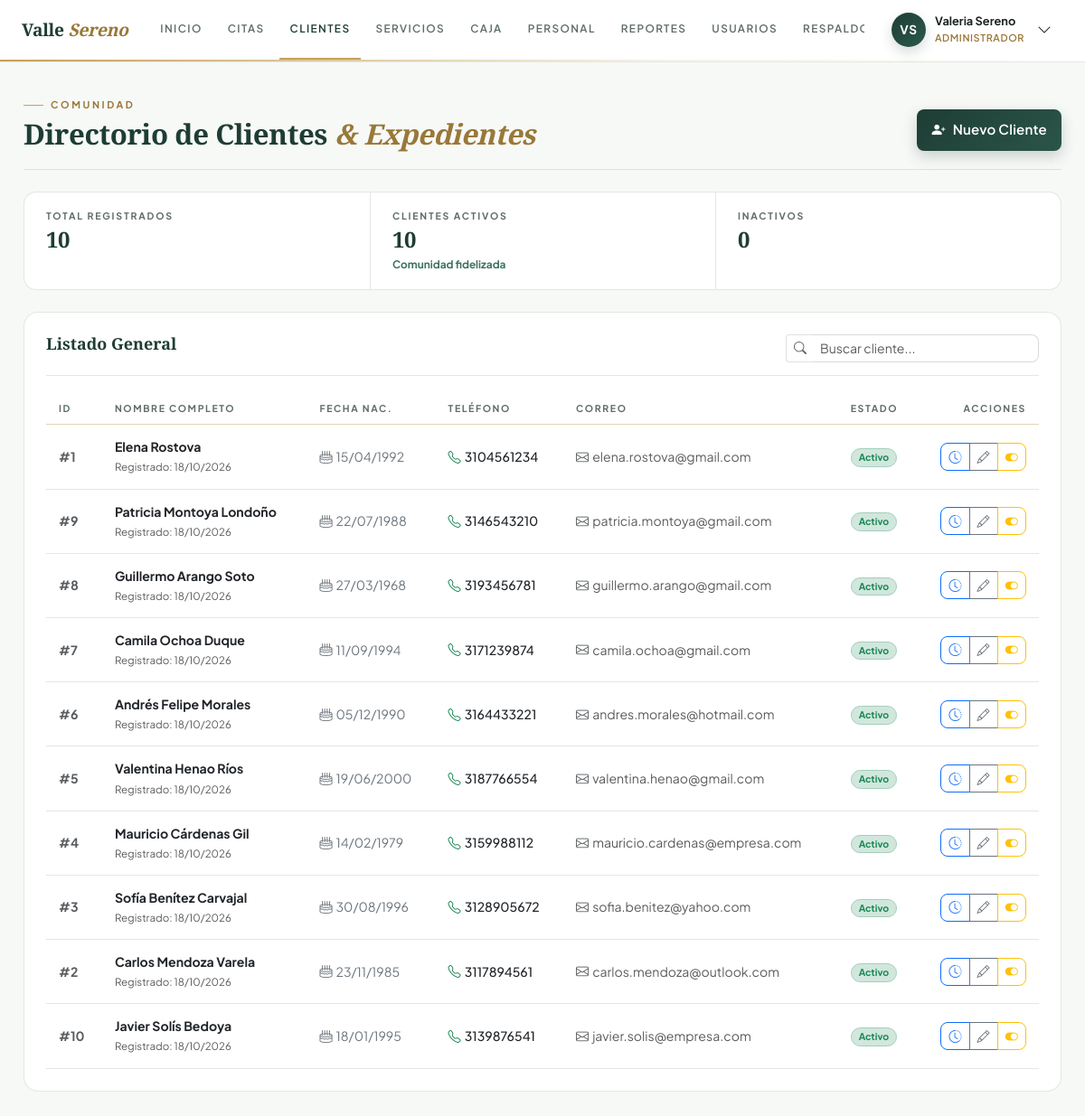
/index.php?c=clientes&a=index (signed in), run on the app's committed database.
### tables this page shows
CREATE TABLE IF NOT EXISTS clientes (
    id INT AUTO_INCREMENT PRIMARY KEY,
    nombre_completo VARCHAR(120) NOT NULL,
    fecha_nacimiento DATE NOT NULL,
    telefono VARCHAR(20) NOT NULL,
    correo VARCHAR(100) NOT NULL,
    estado ENUM('activo', 'inactivo') NOT NULL DEFAULT 'activo',
    creado_en TIMESTAMP DEFAULT CURRENT_TIMESTAMP,
    INDEX idx_clientes_telefono (telefono),
    INDEX idx_clientes_correo (correo)
);

### app/controllers/ClientesController.php (called while the page is built, shortened)
<?php
require_once __DIR__ . '/../services/ClienteService.php';
class ClientesController {
    private ClienteService $service;
    public function __construct() {
        $this->service = new ClienteService();
    }
    public function index(): void {
        $clientes = $this->service->listarClientes();
        require_once __DIR__ . '/../views/layouts/main.php';
    }
}

### app/models/Cliente.php (called while the page is built, shortened)
<?php
class Cliente {
    private PDO $db;
    public function __construct(?PDO $pdo = null) {
        if ($pdo !== null) {
            $this->db = $pdo;
        } else {
            try {
                $dsn = "mysql:host=" . DB_HOST . ";port=" . DB_PORT . ";dbname=" . DB_NAME . ";charset=" . DB_CHARSET;
                $this->db = new PDO($dsn, DB_USER, DB_PASS, [
                    PDO::ATTR_ERRMODE => PDO::ERRMODE_EXCEPTION,
                    PDO::ATTR_DEFAULT_FETCH_MODE => PDO::FETCH_ASSOC
                ]);
            } catch (PDOException $e) {
                die("Error de conexión a la base de datos: " . $e->getMessage());
            }
        }
    }
    public function obtenerTodos(): array {
        $stmt = $this->db->query("SELECT * FROM clientes ORDER BY creado_en DESC");
        return $stmt->fetchAll();
    }
}

### app/services/ClienteService.php (called while the page is built, shortened)
<?php
require_once __DIR__ . '/../models/Cliente.php';
class ClienteService {
    private Cliente $model;
    public function __construct(?Cliente $model = null) {
        $this->model = $model ?? new Cliente();
    }
    public function listarClientes(): array {
        return $this->model->obtenerTodos();
    }
}

### app/views/clientes/index.php (the view, shortened to what this page needs)
<div class="page-head">
    <div>
        <span class="kicker">Comunidad</span>
        <h1 class="display-title">Directorio de Clientes <em>& Expedientes</em></h1>
    </div>
    <div class="page-head-actions">
        <button class="btn btn-spa-primary btn-sm px-3 d-inline-flex align-items-center gap-2" data-bs-toggle="modal" data-bs-target="#modalCliente" onclick="prepararNuevoCliente()">
            <i class="bi bi-person-plus-fill"></i>
            <span>Nuevo Cliente</span>
        </button>
    </div>
</div>
<div class="metrics">
    <div class="metric">
        <span class="metric-label">Total Registrados</span>
        <span class="metric-value"><?= count($clientes ?? []) ?></span>
    </div>
    <div class="metric">
        <span class="metric-label">Clientes Activos</span>
        <span class="metric-value"><?= count(array_filter($clientes ?? [], fn($c) => $c['estado'] === 'activo')) ?></span>
        <span class="metric-note"><strong>Comunidad fidelizada</strong></span>
    </div>
    <div class="metric">
        <span class="metric-label">Inactivos</span>
        <span class="metric-value"><?= count(array_filter($clientes ?? [], fn($c) => $c['estado'] === 'inactivo')) ?></span>
    </div>
</div>
<div class="spa-card p-4">
    <div class="panel-head">
        <h2 class="panel-title">Listado General</h2>
        <div class="input-group input-group-sm" style="max-width: 280px;">
            <span class="input-group-text bg-white border-end-0"><i class="bi bi-search text-muted"></i></span>
            <input type="text" id="busquedaCliente" class="form-control border-start-0" placeholder="Buscar cliente..." onkeyup="filtrarTablaClientes()">
        </div>
    </div>
    <div class="table-responsive">
        <table class="table table-hover align-middle mb-0" id="tablaClientes">
            <thead class="table-light">
                <tr style="font-size: 0.78rem; text-transform: uppercase; letter-spacing: 0.5px; color: #556b61;">
                    <th>ID</th>
                    <th>NOMBRE COMPLETO</th>
                    <th>FECHA NAC.</th>
                    <th>TELÉFONO</th>
                    <th>CORREO</th>
                    <th>ESTADO</th>
                    <th class="text-end">ACCIONES</th>
                </tr>
            </thead>
            <tbody style="font-size: 0.88rem;">
                <?php if (empty($clientes)): ?>
                    <tr>
                        <td colspan="7" class="text-center py-4 text-muted">
                            <i class="bi bi-person-exclamation fs-3 d-block mb-1 text-muted"></i>
                            No hay clientes registrados en el sistema.
                        </td>
                    </tr>
                <?php else: ?>
                    <?php foreach ($clientes as $c): ?>
                        <tr>
                            <td class="fw-bold text-muted">#<?= $c['id'] ?></td>
                            <td>
                                <div class="fw-bold text-dark"><?= htmlspecialchars($c['nombre_completo']) ?></div>
                                <small class="text-muted" style="font-size: 0.72rem;">Registrado: <?= date('d/m/Y', strtotime($c['creado_en'])) ?></small>
                            </td>
                            <td>
                                <span class="text-secondary">
                                    <i class="bi bi-cake2 me-1"></i><?= date('d/m/Y', strtotime($c['fecha_nacimiento'])) ?>
                                </span>
                            </td>
                            <td>
                                <a href="tel:<?= htmlspecialchars($c['telefono']) ?>" class="text-decoration-none text-dark fw-medium">
                                    <i class="bi bi-telephone text-success me-1"></i><?= htmlspecialchars($c['telefono']) ?>
                                </a>
                            </td>
                            <td>
                                <?php if (!empty($c['correo'])): ?>
                                    <a href="mailto:<?= htmlspecialchars($c['correo']) ?>" class="text-decoration-none text-muted">
                                        <i class="bi bi-envelope me-1"></i><?= htmlspecialchars($c['correo']) ?>
                                    </a>
                                <?php else: ?>
                                    <span class="text-muted italic">Sin correo</span>
                                <?php endif; ?>
                            </td>
                            <td>
                                <?php if ($c['estado'] === 'activo'): ?>
                                    <span class="badge bg-success-subtle text-success border border-success-subtle rounded-pill px-2 py-1">Activo</span>
                                <?php else: ?>
                                    <span class="badge bg-secondary-subtle text-secondary border rounded-pill px-2 py-1">Inactivo</span>
                                <?php endif; ?>
                            </td>
                            <td class="text-end">
                                <div class="btn-group btn-group-sm">
                                    <button class="btn btn-outline-primary" title="Ver Historial" onclick="verHistorialCliente(<?= $c['id'] ?>, '<?= htmlspecialchars($c['nombre_completo'], ENT_QUOTES) ?>')">
                                        <i class="bi bi-clock-history"></i>
                                    </button>
                                    <button class="btn btn-outline-secondary" title="Editar Expediente"
                                            onclick='editarCliente(<?= json_encode($c, JSON_HEX_APOS | JSON_HEX_QUOT | JSON_HEX_TAG) ?>)'>
                                        <i class="bi bi-pencil"></i>
                                    </button>
                                    <button class="btn btn-outline-<?= $c['estado'] === 'activo' ? 'warning' : 'success' ?>"
                                            title="<?= $c['estado'] === 'activo' ? 'Desactivar' : 'Activar' ?>"
                                            onclick="cambiarEstadoCliente(<?= $c['id'] ?>, '<?= $c['estado'] === 'activo' ? 'inactivo' : 'activo' ?>')">
                                        <i class="bi bi-toggle-<?= $c['estado'] === 'activo' ? 'on' : 'off' ?>"></i>
                                    </button>
                                </div>
                            </td>
                        </tr>
                    <?php endforeach; ?>
                <?php endif; ?>
            </tbody>
        </table>
    </div>
</div>

### public/css/spa-theme.css (style rules this page uses)
:root { --spa-primary: #1e3d34; --spa-primary-light: #2c594c; --spa-secondary: #c5a059; --spa-secondary-hover: #b38f4a; --spa-accent: #6b8e23; --spa-bg-soft: #f7f9f7; --spa-card-bg: rgba(255, 255, 255, 0.88); --spa-text-dark: #1b2621; --spa-text-muted: #5e6d66; --spa-border: #e2e8e4; --spa-radius: 18px; --spa-shadow: 0 20px 45px rgba(25, 45, 38, 0.12); --spa-shadow-glow: 0 0 25px rgba(197, 160, 89, 0.25); --font-serif: 'Playfair Display', Georgia, serif; --font-sans: 'Plus Jakarta Sans', system-ui, -apple-system, sans-serif; }
body { font-family: var(--font-sans); color: var(--spa-text-dark); background-color: var(--spa-bg-soft); margin: 0; padding: 0; -webkit-font-smoothing: antialiased; }
.btn-spa-primary { height: 46px; background: linear-gradient(135deg, #1e3d34 0%, #2b5549 100%); border: none; color: #ffffff; font-weight: 600; letter-spacing: 0.5px; border-radius: 10px; font-size: 0.94rem; box-shadow: 0 6px 16px rgba(30, 61, 52, 0.22); transition: all 0.3s cubic-bezier(0.165, 0.84, 0.44, 1); display: flex; align-items: center; justify-content: center; gap: 8px; }
:root { --spa-gold-ink: #997838; --spa-leaf-ink: #3b735c; --spa-deep: #112620; --spa-line: rgba(30, 61, 52, 0.12); --spa-line-strong: rgba(30, 61, 52, 0.18); --spa-gold-line: rgba(197, 160, 89, 0.45); }
.app-body { background: var(--spa-bg-soft); color: var(--spa-text-dark); }
.page-head { display: flex; flex-wrap: wrap; align-items: flex-end; justify-content: space-between; gap: clamp(14px, 2vw, 20px); margin-bottom: clamp(18px, 2vw, 26px); padding-bottom: clamp(14px, 2vw, 20px); border-bottom: 1px solid var(--spa-line); position: relative; }
.kicker { display: inline-flex; align-items: center; gap: 8px; font-size: 0.68rem; font-weight: 700; letter-spacing: 2.6px; text-transform: uppercase; color: var(--spa-gold-ink); margin-bottom: 6px; }
.kicker::before { content: ''; width: 22px; height: 1px; background: var(--spa-secondary); }
.display-title { font-family: var(--font-serif); font-size: clamp(1.5rem, 2.6vw, 2rem); font-weight: 600; color: var(--spa-primary); letter-spacing: -0.4px; line-height: 1.15; margin: 0; }
.display-title em { color: var(--spa-gold-ink); font-style: italic; }
.page-head-actions { display: flex; flex-wrap: wrap; align-items: center; justify-content: flex-end; gap: 10px; }
.metrics { display: flex; flex-wrap: wrap; background: #ffffff; border: 1px solid var(--spa-line); border-radius: 14px; overflow: hidden; margin-bottom: clamp(18px, 2vw, 28px); }
.metric { flex: 1 1 190px; min-width: 0; padding: clamp(14px, 2vw, 18px) clamp(16px, 2vw, 24px); border-left: 1px solid var(--spa-line); }
.metric:first-child { border-left: 0; }
.metric-label { display: block; font-size: 0.66rem; font-weight: 700; letter-spacing: 1.8px; text-transform: uppercase; color: var(--spa-text-muted); margin-bottom: 6px; }
.metric-value { font-family: var(--font-serif); font-size: clamp(1.25rem, 2vw, 1.7rem); font-weight: 600; color: var(--spa-primary); line-height: 1.1; display: block; letter-spacing: -0.5px; }
.metric-note { display: block; font-size: 0.74rem; color: var(--spa-text-muted); margin-top: 5px; }
.metric-note strong { color: var(--spa-leaf-ink); font-weight: 700; }
.panel-head { display: flex; flex-wrap: wrap; justify-content: space-between; align-items: flex-start; gap: 14px; margin-bottom: clamp(14px, 2vw, 18px); padding-bottom: clamp(10px, 2vw, 14px); border-bottom: 1px solid var(--spa-line); }
.panel-title { font-family: var(--font-serif); font-size: clamp(1.05rem, 1.6vw, 1.12rem); color: var(--spa-primary); margin: 0; font-weight: 600; line-height: 1.2; }
.app-body table.table { --bs-table-bg: transparent; margin-bottom: 0; }
.app-body table.table thead th { background-color: transparent !important; border-bottom: 1px solid var(--spa-gold-line) !important; color: var(--spa-text-muted); font-size: 0.66rem; letter-spacing: 1.6px; text-transform: uppercase; font-weight: 700; padding: 10px 14px; border-top: 0 !important; white-space: nowrap; }
.app-body table.table tbody td { padding: clamp(10px, 1.5vw, 14px); border-color: var(--spa-line); vertical-align: middle; font-size: clamp(0.84rem, 1.5vw, 0.88rem); }
.page-wrap .form-control, .page-wrap .form-select { background: rgba(255, 255, 255, 0.96); border-color: var(--spa-line-strong); border-radius: 8px; }
.app-body .btn { border-radius: 8px; font-weight: 600; letter-spacing: 0.2px; }
.spa-card { background: #ffffff; border: 1px solid var(--spa-line); border-radius: 16px; box-shadow: none; }

### data on the page
clientes: id "1", nombre_completo "Elena Rostova", creado_en "18/10/2026", fecha_nacimiento "15/04/1992", telefono "3104561234", correo "elena.rostova@gmail.com", estado "Activo"
clientes: id "9", nombre_completo "Patricia Montoya Londoño", creado_en "18/10/2026", fecha_nacimiento "22/07/1988", telefono "3146543210", correo "patricia.montoya@gmail.com", estado "Activo"
clientes: id "8", nombre_completo "Guillermo Arango Soto", creado_en "18/10/2026", fecha_nacimiento "27/03/1968", telefono "3193456781", correo "guillermo.arango@gmail.com", estado "Activo"
clientes: id "7", nombre_completo "Camila Ochoa Duque", creado_en "18/10/2026", fecha_nacimiento "11/09/1994", telefono "3171239874", correo "camila.ochoa@gmail.com", estado "Activo"
clientes: id "6", nombre_completo "Andrés Felipe Morales", creado_en "18/10/2026", fecha_nacimiento "05/12/1990", telefono "3164433221", correo "andres.morales@hotmail.com", estado "Activo"
clientes: id "5", nombre_completo "Valentina Henao Ríos", creado_en "18/10/2026", fecha_nacimiento "19/06/2000", telefono "3187766554", correo "valentina.henao@gmail.com", estado "Activo"
clientes: id "4", nombre_completo "Mauricio Cárdenas Gil", creado_en "18/10/2026", fecha_nacimiento "14/02/1979", telefono "3159988112", correo "mauricio.cardenas@empresa.com", estado "Activo"
clientes: id "3", nombre_completo "Sofía Benítez Carvajal", creado_en "18/10/2026", fecha_nacimiento "30/08/1996", telefono "3128905672", correo "sofia.benitez@yahoo.com", estado "Activo"
clientes: id "2", nombre_completo "Carlos Mendoza Varela", creado_en "18/10/2026", fecha_nacimiento "23/11/1985", telefono "3117894561", correo "carlos.mendoza@outlook.com", estado "Activo"
clientes: id "10", nombre_completo "Javier Solís Bedoya", creado_en "18/10/2026", fecha_nacimiento "18/01/1995", telefono "3139876541", correo "javier.solis@empresa.com", estado "Activo"

### other printed values
$initials "VS"
$user['nombre'] "Valeria Sereno"
$user['rol'] "ADMINISTRADOR"
count($clientes ?? []) "10"
